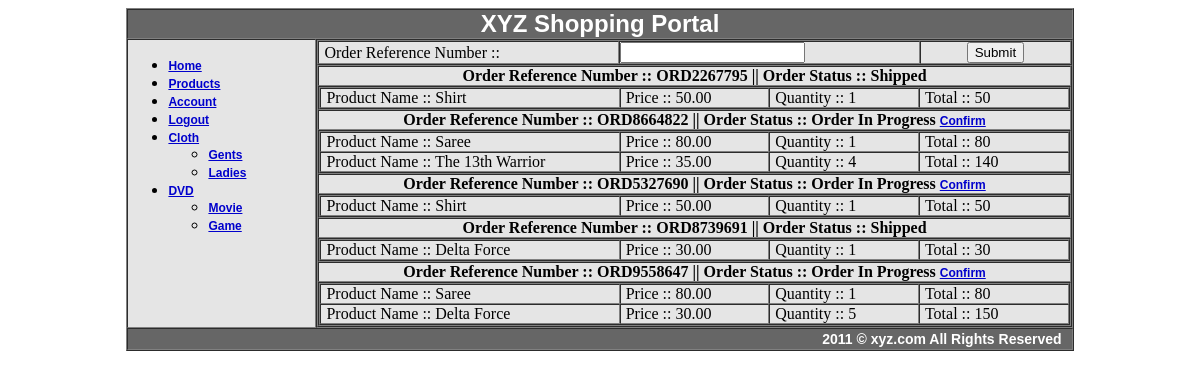
Screenshot of /adminaccount.php (signed in) with the database file from the repository.
### tables this page shows
CREATE TABLE IF NOT EXISTS `category` (
  `id` int(11) NOT NULL AUTO_INCREMENT,
  `parent_id` int(11) NOT NULL,
  `name` varchar(50) NOT NULL,
  `description` text NOT NULL,
  PRIMARY KEY (`id`)
);

CREATE TABLE IF NOT EXISTS `orders` (
  `id` int(11) NOT NULL AUTO_INCREMENT,
  `user_id` int(11) NOT NULL,
  `oreference` varchar(25) NOT NULL,
  `ostst` tinyint(4) NOT NULL DEFAULT '0',
  `shipaddr` text NOT NULL,
  PRIMARY KEY (`id`)
);

CREATE TABLE IF NOT EXISTS `cart` (
  `order_id` int(11) NOT NULL,
  `product_id` int(11) NOT NULL,
  `pname` varchar(100) NOT NULL,
  `pprice` decimal(7,2) NOT NULL,
  `pqty` int(11) NOT NULL
);

### adminaccount.php (the view, shortened to what this page needs)
<?php
require("functions.php");
$cats = getCategories();
$orders = getMyOrdersAdmin();
?>
<!DOCTYPE html PUBLIC "-//W3C//DTD XHTML 1.0 Transitional//EN" "http://www.w3.org/TR/xhtml1/DTD/xhtml1-transitional.dtd">
<html xmlns="http://www.w3.org/1999/xhtml">
<head>
<link rel="stylesheet" type="text/css" href="style.css" />
</head>
<body>
<table width="80%" border="1" align="center" cellpadding="0" cellspacing="0">
  <tr>
    <td colspan="2" align="left" valign="top"><?php include "header.php"; ?></td>
  </tr>
  <tr>
    <td width="20%" align="left" valign="top"><?php print buildCatNav($cats); ?></td>
    <td width="80%" align="left" valign="top">
    <form action="" method="post">
      <table width="100%" border="1" cellspacing="0" cellpadding="0">
        <tr>
          <td width="40%" align="left" valign="middle" style="padding:0 0 0 5px;">Order Reference Number :: </td>
          <td width="40%" align="left" valign="middle"><input type="text" name="txtorderid" id="txtorderid" /></td>
          <td width="20%" align="center" valign="middle"><input type="submit" name="btnSearch" id="btnSearch" value="Submit" /></td>
        </tr>
      </table>
    </form>
        <table width="100%" border="1" cellspacing="0" cellpadding="0">
        <?php foreach($orders as $key => $value) : ?>
        <?php $ords = explode(":",$key); ?>
            <tr>
                <td align="center" valign="middle" style="font-weight:bold;">Order Reference Number :: <?php print $ords[0]; ?> || Order Status :: <?php $ords[1] == 0 ? print "Order In Progress" : print "Shipped"; ?> <?php if($ords[1] == 0) { ?><a href="adminaccount.php?opr=y&oid=<?php print $ords[0]; ?>">Confirm</a> <?php } ?></td>
            </tr>
            <tr>
                <td>
                    <table width="100%" border="1" cellspacing="0" cellpadding="0">
					<?php foreach($value as $k => $val) : ?>
                        <tr>
                            <td width="40%" align="left" valign="middle" style="padding:0 0 0 5px;">Product Name :: <?php print $val['pname']; ?></td>
                            <td width="20%" align="left" valign="middle" style="padding:0 0 0 5px;">Price :: <?php print $val['pprice']; ?></td>
                            <td width="20%" align="left" valign="middle" style="padding:0 0 0 5px;">Quantity :: <?php print $val['pqty']; ?></td>
                            <td width="20%" align="left" valign="middle" style="padding:0 0 0 5px;">Total :: <?php print $val['pqty']*$val['pprice']; ?></td>
                        </tr>
					<?php endforeach; ?>
                    </table>
                </td>
            </tr>
        <?php endforeach; ?>
        </table>
    </td>
  </tr>
  <tr>
    <td colspan="2" align="left" valign="top"><?php include "footer.php"; ?></td>
  </tr>
</table>
</body>
</html>

### functions.php (shortened to what this page needs)
<?php
function getCategories()
{
	$return = array();
	$rs = mysql_query("select id,name from category where parent_id = 0");
	while ($data = mysql_fetch_object($rs))
	{
		$return[$data->id]['id'] = $data->id;
		$return[$data->id]['name'] = $data->name;
		$return[$data->id]['child'] = getChildCategory($data->id);
	}
	return $return;
}
function getChildCategory($id=0)
{
	$return = array();
	$rs = mysql_query("select id,name from category where parent_id = ".$id);
	while ($data = mysql_fetch_object($rs))
	{
		$return[$data->id]['id'] = $data->id;
		$return[$data->id]['name'] = $data->name;
		$return[$data->id]['child'] = getChildCategory($data->id);
	}
	return $return;
}
function buildCatNav($cats = array())
{
	$catnav = '<ul>';
	$catnav .= '<li><a href="index.php">Home</a></li>';
	$catnav .= '<li><a href="productlist.php">Products</a></li>';
	if (isset($_SESSION['user_id']) && $_SESSION['user_id'] != 2)
	{
		$catnav .= '<li><a href="account.php">Account</a></li>';
		$catnav .= '<li><a href="logout.php">Logout</a></li>';
	}
	elseif(isset($_SESSION['user_id']) && $_SESSION['user_id'] == 2)
	{
		$catnav .= '<li><a href="adminaccount.php">Account</a></li>';
		$catnav .= '<li><a href="logout.php">Logout</a></li>';
	}
	else
	{
		$catnav .= '<li><a href="login.php">Login</a></li>';
		$catnav .= '<li><a href="register.php">Register</a></li>';
	}
	foreach ($cats as $cat)
	{
		$catnav .= '<li><a href="categorydetails.php?cid='.$cat['id'].'">'.$cat['name'].'</a>';
		if (count($cat['child']) > 0)
		{
			$catnav .= '<ul>';
			foreach ($cat['child'] as $chl1)
			{
				$catnav .= '<li><a href="categorydetails.php?cid='.$chl1['id'].'">'.$chl1['name'].'</a>';
				$catnav .= '</li>';
			}
			$catnav .= '</ul>';
		}
		$catnav .= '</li>';
	}
	$catnav .= '<ul>';
	return $catnav;
}
function getMyOrdersAdmin()
{
	$sub_qry = "";
	if (!isset($_SESSION['user_id']))
	{
		$_SESSION['red_url'] = "account.php";
		redirect("login.php");
	}
	else
	{
		$return = array();
		$rs = mysql_query("select id,oreference,ostst from orders where 1".$sub_qry);
		while ($data = mysql_fetch_object($rs))
		{
			$return[$data->oreference.":".$data->ostst] = array();
			$irs = mysql_query("select * from cart where order_id = ".$data->id);
			while ($idata = mysql_fetch_assoc($irs))
			{
				$return[$data->oreference.":".$data->ostst][] = $idata;
			}
		}
		return $return;
	}
}
?>

### style.css (style rules this page uses)
table { background-color:#E5E5E5; }
a { font-family:Arial, Helvetica, sans-serif; color:#00C; text-decoration:underline; font-size:12px; font-weight:bold; }

### rows the page displays
category: name "Cloth"
category: name "Gents"
category: name "Ladies"
category: name "DVD"
category: name "Movie"
category: name "Game"
orders: oreference "ORD2267795"
cart: pname "Shirt", pprice "50.00", pqty "1", $val['pqty']*$val['pprice'] "50"
orders: oreference "ORD8664822"
cart: pname "Saree", pprice "80.00", pqty "1", $val['pqty']*$val['pprice'] "80"
cart: pname "The 13th Warrior", pprice "35.00", pqty "4", $val['pqty']*$val['pprice'] "140"
orders: oreference "ORD5327690"
cart: pname "Shirt", pprice "50.00", pqty "1", $val['pqty']*$val['pprice'] "50"
orders: oreference "ORD8739691"
cart: pname "Delta Force", pprice "30.00", pqty "1", $val['pqty']*$val['pprice'] "30"
orders: oreference "ORD9558647"
cart: pname "Saree", pprice "80.00", pqty "1", $val['pqty']*$val['pprice'] "80"
cart: pname "Delta Force", pprice "30.00", pqty "5", $val['pqty']*$val['pprice'] "150"
